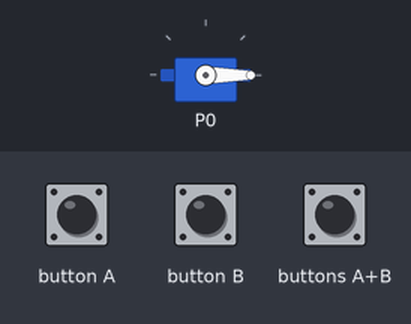
This program was run on a simulated BBC micro:bit (MakeCode). Shown: servo. The test bench sets the inputs (shaded band).

Above: at 1.2 s.
1.3 s: button A pressed for 0.15 s
At 2.5 s:
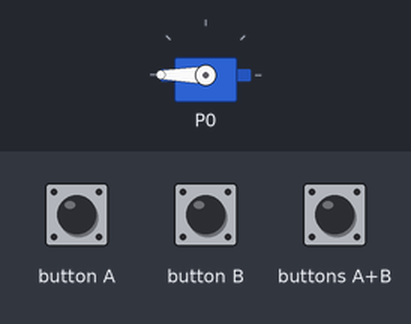
2.9 s: buttons A+B pressed for 0.15 s
At 3.8 s:
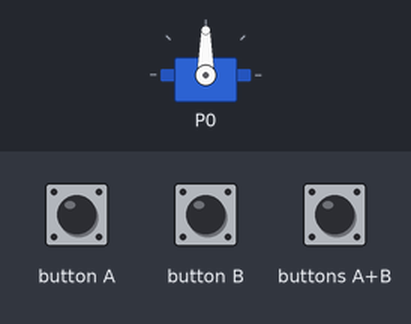
4.5 s: button B pressed for 0.15 s
At 5.0 s:
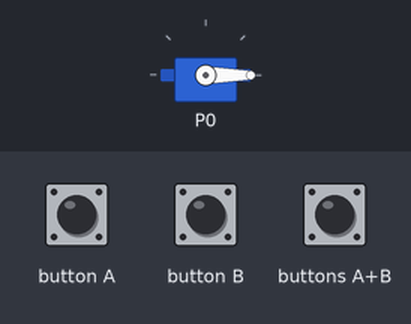
6.1 s: buttons A+B pressed for 1 s
At 7.4 s:
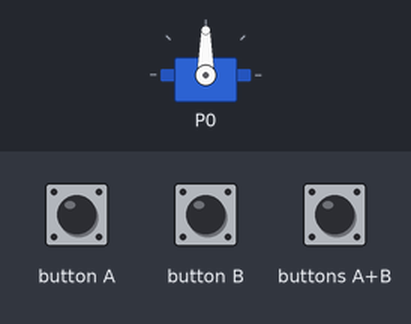
Timing chart, 0 to 9.1 s (numbered marks = the images above; inputs shaded):
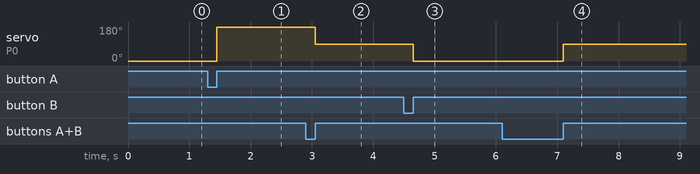

Measured:
- after the input at 1.3 s, servo on P0: 0° → 180° after 0.15 s
- after the input at 2.9 s, servo on P0: 180° → 90° after 0.15 s
- after the input at 4.5 s, servo on P0: 90° → 0° after 0.15 s
- after the input at 6.1 s, servo on P0: 0° → 90° after 1.0 s

The program:

main.ts
```typescript
input.onButtonPressed(Button.A, function () {
    pins.servoWritePin(AnalogPin.P0, 180)
})
input.onButtonPressed(Button.AB, function () {
    pins.servoWritePin(AnalogPin.P0, 90)
})
input.onButtonPressed(Button.B, function () {
    pins.servoWritePin(AnalogPin.P0, 0)
})
pins.servoWritePin(AnalogPin.P0, 0)
```

test.ts
```typescript
// aquí va el archivo "tests"; esto no se compilará cuando este paquete se utilice como una extensión.
```
